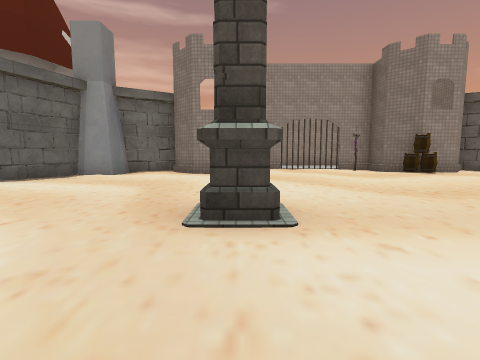
[1] (above)

16 first-person views from a walk through a Unity game level. The camera is 1.2 m above the floor, tilts 6° down and sees 85° across. The floor is counted in squares, 2 m on a side. Each view is taken from the middle of a square. On the plan, view 1 faces up. The plan holds only what a view shows up to about 9 squares ahead; the rest is blank. The place goes on beyond the plan. The player character is not drawn. Some surface patterns are stand-ins.

[2]
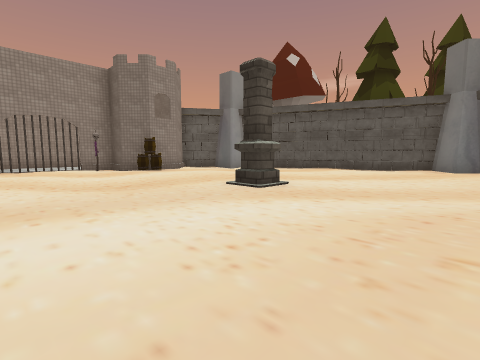

[3]
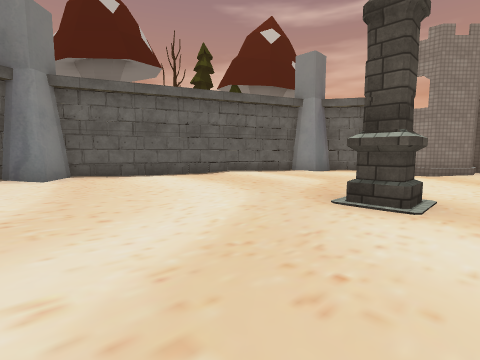

[4]
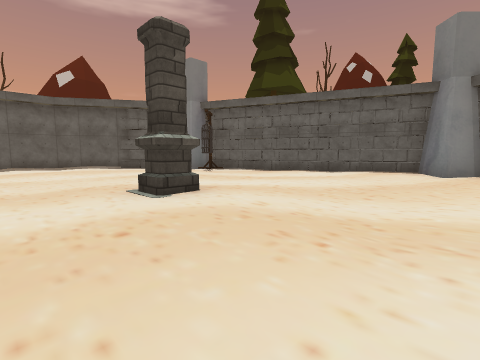

[5]
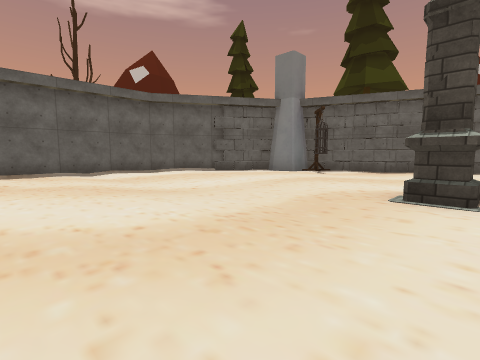

[6]
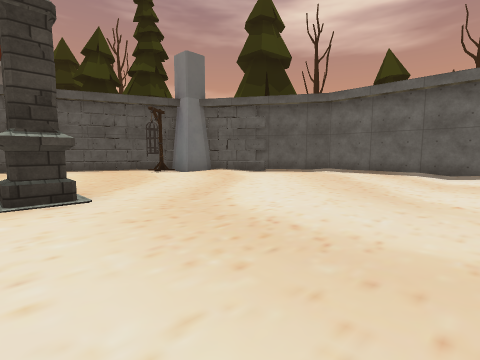

[7]
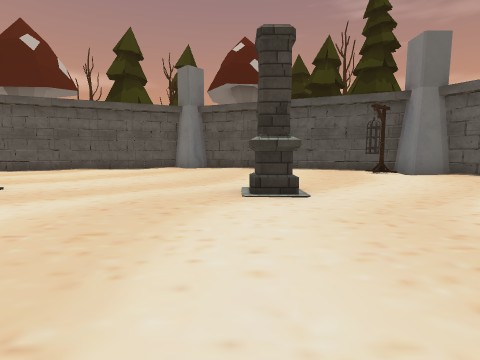

[8]
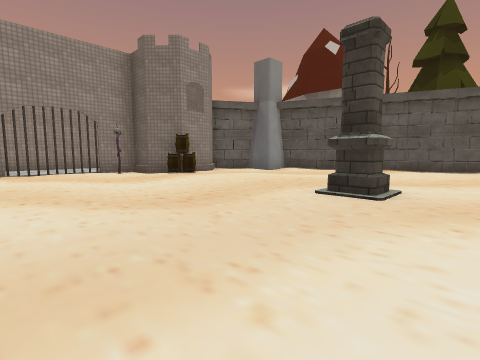

[9]
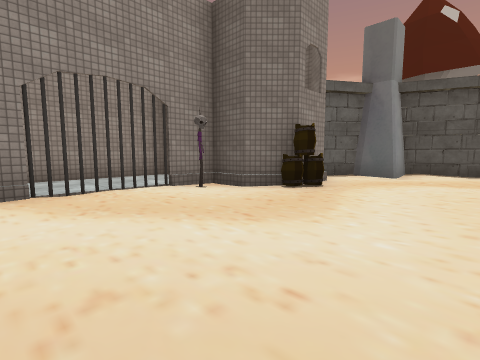

[10]
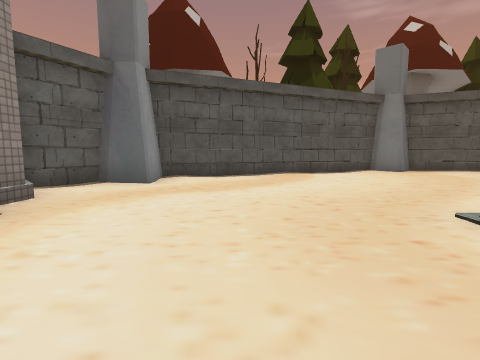

[11]
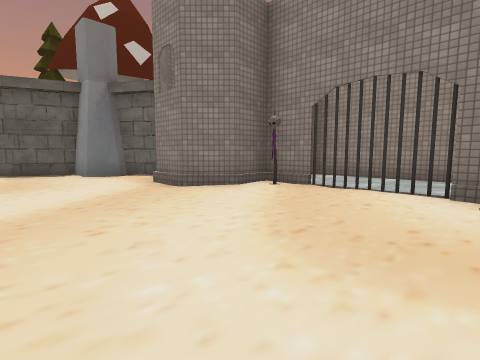

[12]
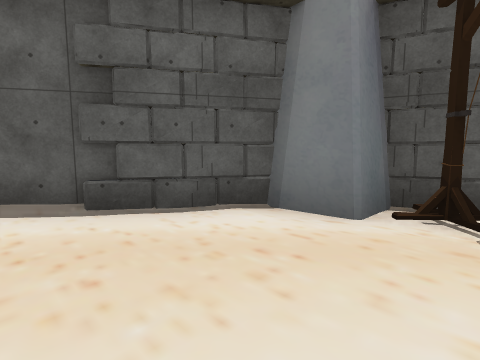

[13]
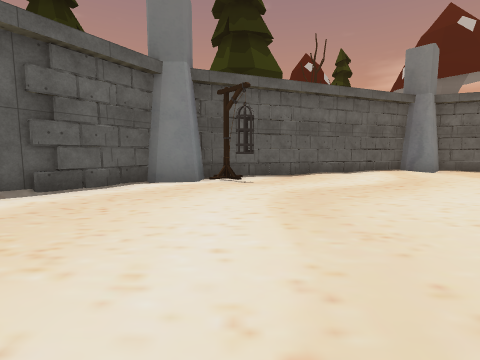

[14]
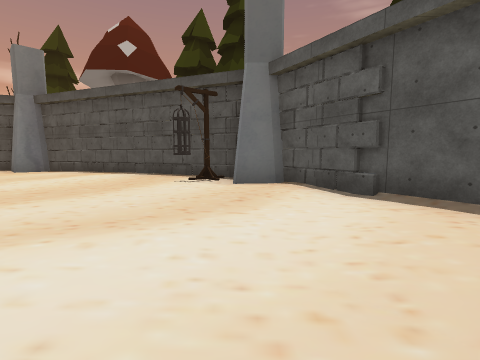

[15]
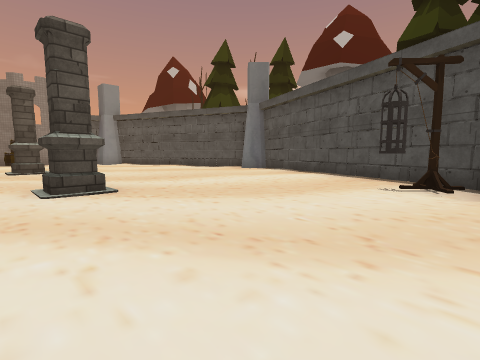

[16]
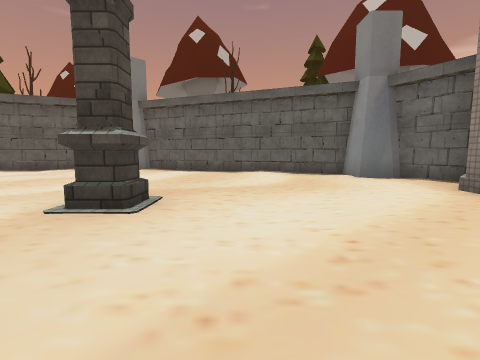

### Floor plan
Points are (right, up) in squares from view 1. A wall is a line through its corners. A room is listed if a view was taken in it or the views show most of it. See-through windows are left out.
Room 1 (views 1, 2, 3, 4, 5, 6, 7, 8, 9, 10, 11, 12, 13, 14, 15, 16)
walls: (5.4, 2.2) (4.7, 2.2) (4.7, 2.9); (5.4, -2.8) (4.7, -2.8) (4.7, -2.2) (5.2, -2.2); (-0.4, -2.2) (0.3, -2.2) (0.3, -2.9); (-0.4, 2.8) (0.3, 2.8) (0.3, 2.2) (-0.4, 2.2); (4.7, 8.4) (4.7, 9.4); (9.9, -5.7) (9.7, -5.3); (0.5, 8.6) (-0.3, 7.8) (-1.4, 7.8) (-2.2, 8.6) (-3.4, 7.9) (-3.4, 6.9) (-4.2, 6.9) (-6.8, 0.6) (-6.2, 0) (-6.8, -0.6) (-4.3, -6.9) (-3.4, -6.9) (-3.4, -8) (0, -10.1) (5, -10.1) (8.4, -8) (8.4, -6.9) (9.3, -6.9) (11.8, -0.6) (11.2, 0) (11.8, 0.6) (9.2, 6.9) (8.4, 6.9) (8.4, 7.9) (7.2, 8.6) (6.4, 7.8) (5.5, 7.8); (4.5, 9.4) (4.1, 9.4); (0.9, 9.4) (0.5, 9.4); (-5, -5.5) (-4.6, -5.7); (0.3, 9.4) (0.3, 8.5); (4.6, 11.6) (0.4, 11.6)
low walls: (4.5, 8.5) (4.5, 9.4); (0.5, 9.4) (0.5, 8.6)
objects: other object (-3, -6); other object (1, 9); other object (2, 9); other object (3, 9); other object (4, 9); barrel (5, 7); barrel (5, 8); other object (9, -6)

Positions as (right, up) in squares from view 1, and headings:
1: (0, 0), facing up
2: (1, -1), facing up-right
3: (1, -1), facing up-left
4: (2, 1), facing down-left
5: (4, -2), facing down-left
6: (1, -2), facing down-right
7: (1, -2), facing right
8: (1, 1), facing up-right
9: (1, 5), facing up-right
10: (3, 5), facing right
11: (4, 5), facing up-left
12: (-1, -6), facing down-left
13: (2, -6), facing left
14: (3, -7), facing right
15: (4, -7), facing up-right
16: (3, 4), facing left
